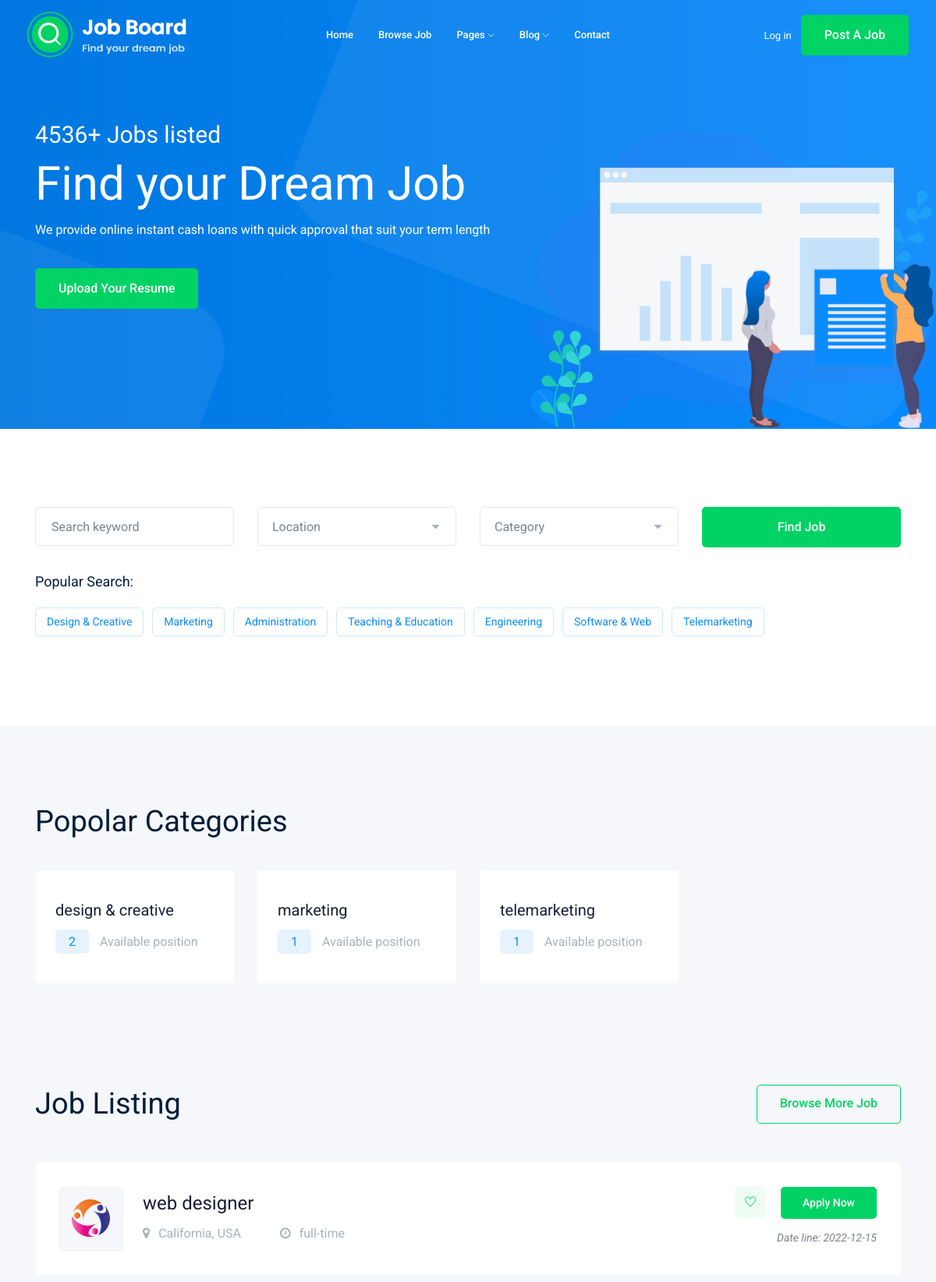
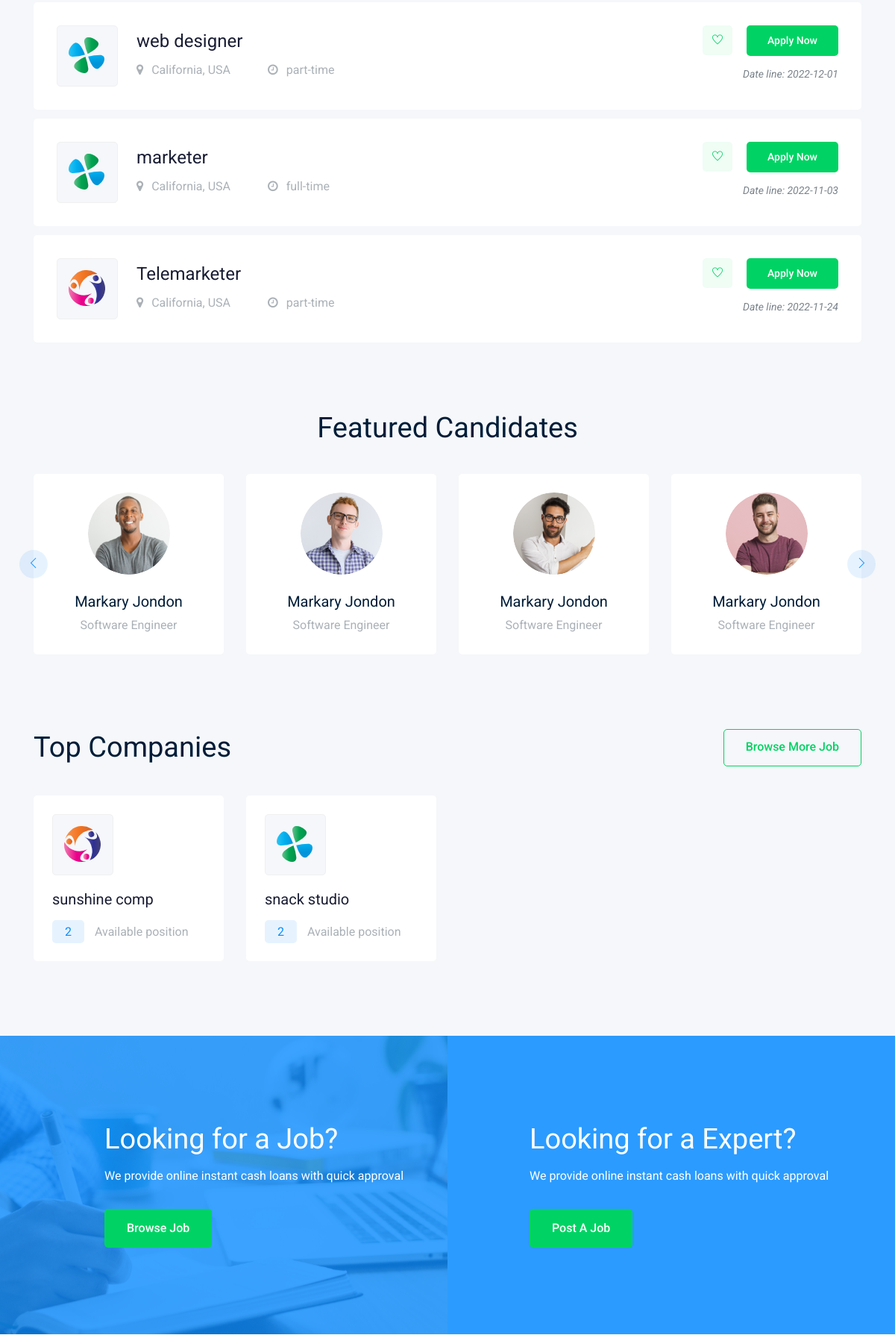
The page / (upper part) on the database its author committed (2 pictures, top to bottom).
### tables this page shows
CREATE TABLE `categories` (
  `id` int(11) NOT NULL,
  `name` varchar(255) NOT NULL
);

CREATE TABLE `jobs` (
  `id` int(11) NOT NULL,
  `name` varchar(255) NOT NULL,
  `category_id` int(11) NOT NULL,
  `company_id` int(11) NOT NULL,
  `location` varchar(255) NOT NULL,
  `nature_id` int(11) NOT NULL,
  `publication` date NOT NULL,
  `vacancy` int(11) NOT NULL,
  `salary` varchar(255) NOT NULL
);

CREATE TABLE `companies` (
  `id` int(11) NOT NULL,
  `name` varchar(255) NOT NULL,
  `logo` varchar(255) NOT NULL
);

CREATE TABLE `natures` (
  `id` int(11) NOT NULL,
  `name` varchar(255) NOT NULL
);

### index.php (the view, shortened to what this page needs)
<?php
$db=require 'db.php';
$companies=$db->query("SELECT companies.id, companies.name,companies.logo, COUNT(jobs.company_id)
    FROM companies LEFT JOIN jobs ON company_id = companies.id GROUP BY companies.id ORDER BY COUNT(jobs.company_id) DESC LIMIT 4")->fetchAll(PDO::FETCH_ASSOC);
$categories = $db->query("SELECT categories.id, categories.name, COUNT(jobs.category_id)
    FROM categories LEFT JOIN jobs ON category_id = categories.id GROUP BY categories.id ORDER BY COUNT(jobs.category_id) DESC LIMIT 8")->fetchAll(PDO::FETCH_ASSOC);
$jobs=$db->query("SELECT natures.id, companies.logo, natures.name as natures_name, jobs.id,jobs.name,jobs.category_id, jobs.company_id,jobs.location,jobs.publication
    FROM jobs INNER JOIN natures ON jobs.nature_id=natures.id
              INNER JOIN companies ON jobs.company_id=companies.id")->fetchAll(PDO::FETCH_ASSOC);
?>
<!doctype html>
<html class="no-js" lang="zxx">
<head>
    <link rel="stylesheet" href="css/bootstrap.min.css">
    <link rel="stylesheet" href="css/owl.carousel.min.css">
    <link rel="stylesheet" href="css/magnific-popup.css">
    <link rel="stylesheet" href="css/font-awesome.min.css">
    <link rel="stylesheet" href="css/themify-icons.css">
    <link rel="stylesheet" href="css/nice-select.css">
    <link rel="stylesheet" href="css/flaticon.css">
    <link rel="stylesheet" href="css/gijgo.css">
    <link rel="stylesheet" href="css/animate.min.css">
    <link rel="stylesheet" href="css/slicknav.css">
    <link rel="stylesheet" href="css/style.css">
</head>
<body>
    <?php require $_SERVER['DOCUMENT_ROOT'] . '/ln_job/parts/header.php';?>
    <div class="slider_area">
        <div class="single_slider  d-flex align-items-center slider_bg_1">
            <div class="container">
                <div class="row align-items-center">
                    <div class="col-lg-7 col-md-6">
                        <div class="slider_text">
                            <h5 class="wow fadeInLeft" data-wow-duration="1s" data-wow-delay=".2s">4536+ Jobs listed</h5>
                            <h3 class="wow fadeInLeft" data-wow-duration="1s" data-wow-delay=".3s">Find your Dream Job</h3>
                            <p class="wow fadeInLeft" data-wow-duration="1s" data-wow-delay=".4s">We provide online instant cash loans with quick approval that suit your term length</p>
                            <div class="sldier_btn wow fadeInLeft" data-wow-duration="1s" data-wow-delay=".5s">
                                <a href="#" class="boxed-btn3">Upload your Resume</a>
                            </div>
                        </div>
                    </div>
                </div>
            </div>
        </div>
        <div class="ilstration_img wow fadeInRight d-none d-lg-block text-right" data-wow-duration="1s" data-wow-delay=".2s">
            <img src="/img/banner/illustration.png" alt="">
        </div>
    </div>
    <div class="catagory_area">
        <div class="container">
            <div class="row cat_search">
                <div class="col-lg-3 col-md-4">
                    <div class="single_input">
                        <input type="text" placeholder="Search keyword">
                    </div>
                </div>
                <div class="col-lg-3 col-md-4">
                </div>
                <div class="col-lg-3 col-md-4">
                </div>
                <div class="col-lg-3 col-md-12">
                    <div class="job_btn">
                        <a href="jobs.php" class="boxed-btn3">Find Job</a>
                    </div>
                </div>
            </div>
            <div class="row">
                <div class="col-lg-12">
                    <div class="popular_search d-flex align-items-center">
                        <span>Popular Search:</span>
                        <ul>
                            <li><a href="#">Design & Creative</a></li>
                            <li><a href="#">Marketing</a></li>
                            <li><a href="#">Administration</a></li>
                            <li><a href="#">Teaching & Education</a></li>
                            <li><a href="#">Engineering</a></li>
                            <li><a href="#">Software & Web</a></li>
                            <li><a href="#">Telemarketing</a></li>
                        </ul>
                    </div>
                </div>
            </div>
        </div>
    </div>
    <div class="popular_catagory_area">
        <div class="container">
            <div class="row">
                <div class="col-lg-12">
                    <div class="section_title mb-40">
                        <h3>Popolar Categories</h3>
                    </div>
                </div>
            </div>
            <div class="row">
                <?php
                foreach ($categories as $category):?>
                <div class="col-lg-4 col-xl-3 col-md-6">
                    <div class="single_catagory">
                        <a href="jobs.php?name=&category_id=<?=$category['id']?>&nature_id="><h4><?=$category['name']?></h4></a>
                        <p> <span><?=$category['COUNT(jobs.category_id)']?></span> Available position</p>
                    </div>
                </div>
                <?php endforeach;?>
            </div>
        </div>
    </div>
    <div class="job_listing_area">
        <div class="container">
            <div class="row align-items-center">
                <div class="col-lg-6">
                    <div class="section_title">
                        <h3 id="JobListing">Job Listing</h3>
                    </div>
                </div>
                <div class="col-lg-6">
                    <div class="brouse_job text-right">
                        <a href="jobs.php" class="boxed-btn4">Browse More Job</a>
                    </div>
                </div>
            </div>
            <div class="job_lists">
                <div class="row">
                    <?php
                    foreach ($jobs as $job):?>
                    <div class="col-lg-12 col-md-12">
                        <div class="single_jobs white-bg d-flex justify-content-between">
                            <div class="jobs_left d-flex align-items-center">
                                <div class="thumb">
                                    <img src="<?=$job['logo']?>" alt="">
                                </div>
                                <div class="jobs_conetent">
                                    <a href="job_details.php?id=<?=$job['id']?>"><h4><?=$job['name']?></h4></a>
                                    <div class="links_locat d-flex align-items-center">
                                        <div class="location">
                                            <p> <i class="fa fa-map-marker"></i> <?=$job['location']?></p>
                                        </div>
                                        <div class="location">
                                            <p> <i class="fa fa-clock-o"></i> <?=$job['natures_name']?></p>
                                        </div>
                                    </div>
                                </div>
                            </div>
                            <div class="jobs_right">
                                <div class="apply_now">
                                    <a class="heart_mark" href=""> <i class="ti-heart"></i> </a>
                                    <a href="job_details.php?id=<?=$job['id']?>" class="boxed-btn3">Apply Now</a>
                                </div>
                                <div class="date">
                                    <p>Date line: <?=$job['publication']?></p>
                                </div>
                            </div>
                        </div>
                    </div>
                    <?php endforeach;?>
                </div>
            </div>
        </div>
    </div>
    <div class="featured_candidates_area">
        <div class="container">
            <div class="row">
                <div class="col-lg-12">
                    <div class="section_title text-center mb-40">
                        <h3>Featured Candidates</h3>
                    </div>
                </div>
            </div>
            <div class="row">
                <div class="col-lg-12">
                    <div class="candidate_active owl-carousel">
                        <div class="single_candidates text-center">
                            <div class="thumb">
                                <img src="/img/candiateds/1.png" alt="">
                            </div>
                            <a href="#"><h4>Markary Jondon</h4></a>
                            <p>Software Engineer</p>
                        </div>
                        <div class="single_candidates text-center">
                            <div class="thumb">
                                <img src="/img/candiateds/2.png" alt="">
                            </div>
                            <a href="#"><h4>Markary Jondon</h4></a>
                            <p>Software Engineer</p>
                        </div>
                        <div class="single_candidates text-center">
                            <div class="thumb">
                                <img src="/img/candiateds/3.png" alt="">
                            </div>
                            <a href="#"><h4>Markary Jondon</h4></a>
                            <p>Software Engineer</p>
                        </div>
                        <div class="single_candidates text-center">
                            <div class="thumb">
                                <img src="/img/candiateds/4.png" alt="">
                            </div>
                            <a href="#"><h4>Markary Jondon</h4></a>
                            <p>Software Engineer</p>
                        </div>
                    </div>
                </div>
            </div>
        </div>
    </div>
    <div class="top_companies_area">
        <div class="container">
            <div class="row align-items-center mb-40">
                <div class="col-lg-6 col-md-6">
                    <div class="section_title">
                        <h3>Top Companies</h3>
                    </div>
                </div>
                <div class="col-lg-6 col-md-6">
                    <div class="brouse_job text-right">
                        <a href="jobs.php" class="boxed-btn4">Browse More Job</a>
                    </div>
                </div>
            </div>
            <div class="row">
                <?php
                foreach ($companies as $company):?>
                <div class="col-lg-4 col-xl-3 col-md-6">
                    <div class="single_company">
                        <div class="thumb">
                            <img src="<?=$company['logo']?>" alt="">
                        </div>
                        <a href="jobs.php?name=&category_id=&nature_id=&company_id=<?=$company['id']?>"><h3><?=$company['name']?></h3></a>
                        <p> <span><?=$company['COUNT(jobs.company_id)']?></span> Available position</p>
                    </div>
                </div>
                <?php endforeach;?>
            </div>
        </div>
    </div>
    <div class="job_searcing_wrap overlay">
        <div class="container">
            <div class="row">
                <div class="col-lg-5 offset-lg-1 col-md-6">
                    <div class="searching_text">
                        <h3>Looking for a Job?</h3>
                        <p>We provide online instant cash loans with quick approval </p>
                        <a href="#" class="boxed-btn3">Browse Job</a>
                    </div>
                </div>
                <div class="col-lg-5 offset-lg-1 col-md-6">
                    <div class="searching_text">
                        <h3>Looking for a Expert?</h3>
                        <p>We provide online instant cash loans with quick approval </p>
                        <a href="#" class="boxed-btn3">Post a Job</a>
                    </div>
                </div>
            </div>
        </div>
    </div>
</body>
</html>

### rows shown on the page
categories: name "design & creative", COUNT "2"
categories: name "marketing", COUNT "1"
categories: name "telemarketing", COUNT "1"
jobs: company.logo (picture), name "web designer", location "California, USA", nature.name "full-time", publication "2022-12-15"
jobs: company.logo (picture), name "web designer", location "California, USA", nature.name "part-time", publication "2022-12-01"
jobs: company.logo (picture), name "marketer", location "California, USA", nature.name "full-time", publication "2022-11-03"
jobs: company.logo (picture), name "Telemarketer", location "California, USA", nature.name "part-time", publication "2022-11-24"
companies: logo (picture), name "sunshine comp", COUNT "2"
companies: logo (picture), name "snack studio", COUNT "2"
